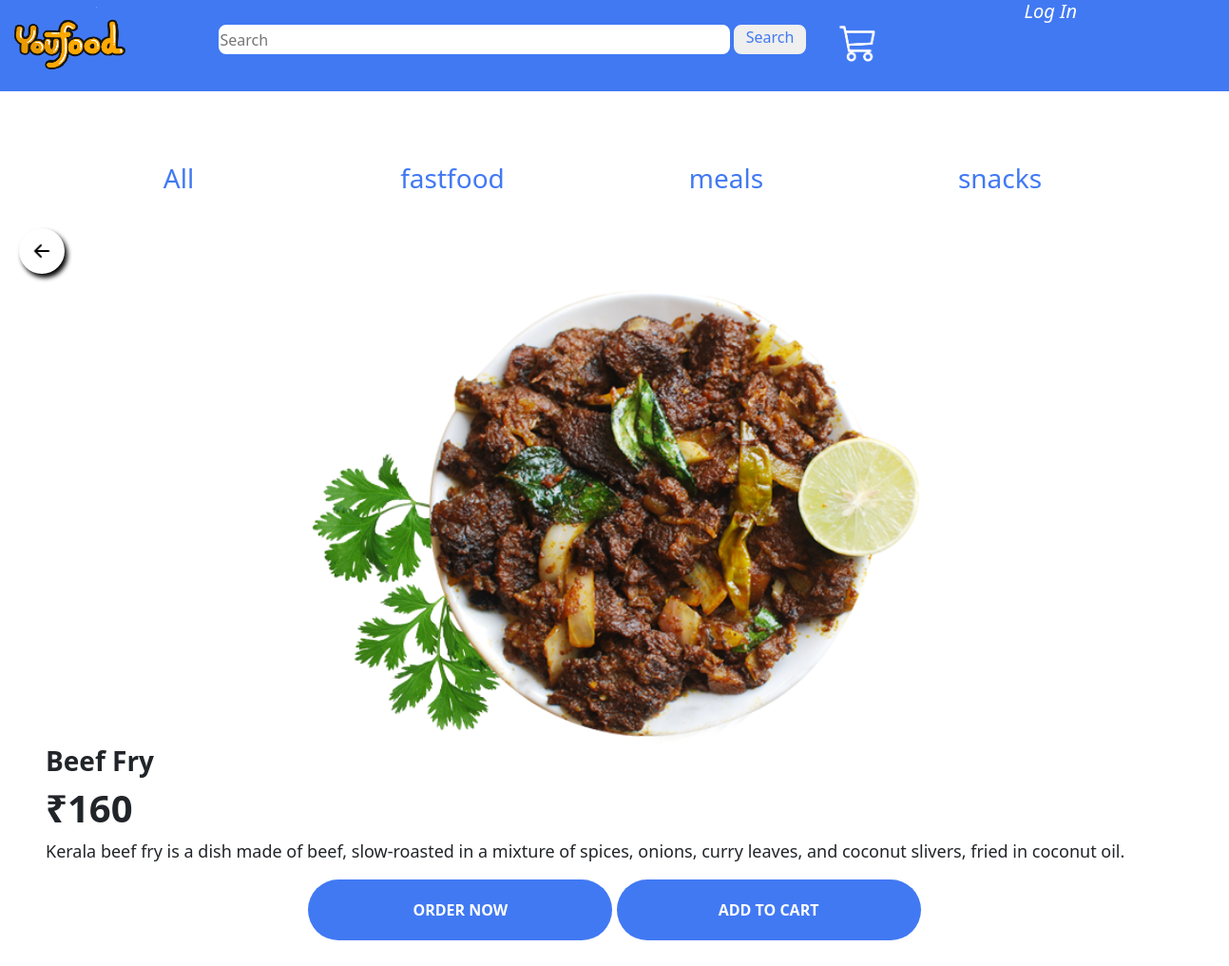
Page /productfun/Beef Fry on the committed database.
### youfood/models.py (models this page shows, shortened)
class category(models.Model):
    name=models.CharField(max_length=15,unique=True)
    image=models.ImageField(upload_to="img/")

class item(models.Model):
    name=models.CharField(max_length=50,unique=True,blank=False)
    image=models.ImageField(upload_to="img/")
    description=models.TextField(max_length=600)
    price=models.IntegerField()
    category=models.ForeignKey(category,on_delete=models.CASCADE)

### youfood/views.py (the view)
# urls.py: path('productfun/<str:productName>',views.productfun,name="productfun"),
def productfun(request,productName):
    category_data=category.objects.all()
    productdata=item.objects.filter(name__iexact=productName)
    return render(request,"product_details.html",{'productdata':productdata,'catdata':category_data})

### templates/product_details.html
{% extends 'index.html' %}
{% load static %}
{% block content %}
{% for p in productdata %}
<button class="back-btn" id="back_btn" onclick="backButton()"><img src="{% static 'img/back_arrow.png' %}" alt="back"></button>
<div class="row">
    <div class="col-lg-12 col-md-12 col-sm-12 col-12 product-container">
        <img class="product-image" src="{{p.image.url}}" alt="product image">
    </div>
</div>
<div class="row">
    <div class="col-lg-12 col-md-12 col-sm-12 col-12 product-details">
        <h3>{{p.name}}</h3>
        <h1>₹{{p.price}}</h1>
        <p>{{p.description}}</p>
    </div>
</div>
<div class="row">
    <div class="col-lg-12 col-md-12 col-sm-12 col-6 product-btn">
        <button>ORDER NOW</button>
        <a href="{% url 'cartadd' newItem=p.id %}"><button>ADD TO CART</button></a>
    </div>
</div>
{% endfor %}
<br>
<br>
{% endblock %}

### templates/index.html (shortened to what this page needs)
{% load static %}
<!doctype html>
<html lang="en">
  <head>
    <link href="https://cdn.jsdelivr.net/npm/bootstrap@5.1.0/dist/css/bootstrap.min.css" rel="stylesheet">
    <link rel="stylesheet" href="{% static 'styles/style.css' %}" type="text/css">
  </head>
  <body>
    <div class="container-fluid">
        <div class="row">
            <div class="col-lg-12 my-banner">
                <div class="row">
                  <div class="col-lg-2 col-md-2 col-sm-2 col-2 p-0">
                    <a href="{% url 'mainfun' %}"><img src="{% static 'img/youfood_icon.png' %}" alt="logo" id="logo"></a>
                  </div>
                  <div class="col-lg-6 col-md-6 col-sm-6 col-6 pt-4">
                    <form class="searchform d-flex" action="searchfun" method="GET">
                      <input type="search" placeholder="Search" name="search">
                      <button type="submit"><span class="search-text">Search</span><span><i><img class="search-icon" src="{% static 'img/search_icon.png' %}" alt=""></i></span></button>
                    </form>
                  </div>
                  <div class="col-lg-2 col-md-2 col-sm-2 col-2">
                    <a href="{% url 'cartshow' %}"><i><img class="cart-icon mt-3" src="{% static 'img/cart.png' %}" alt="cart_icon"></i></a>
                  </div>
                  <div class="col-lg-2 col-md-2 col-sm-2 col-2 p-0">
                    {% if user.is_authenticated %}
                    <table>
                      <tr><td><h6 class="user-icon" style="margin-top: 15px;">Hai {{user.username}}</h6></td></tr>
                      <tr><td><a href="{% url 'logoutfun' %}"><i><h6 class="user-icon">Log Out</h6></i></a></td></tr>
                    </table>
                    {% else %}
                    <a href="{% url 'loginfun' %}"><i><h6 class="user-icon">Log In</h6></i></a>
                    {% endif %}
                  </div>
                </div>
            </div>
        </div>
        <div class="row">
          <div class="col-lg-12 col-md-12 col-sm-12 col-12 category-section">
              <ul>
                <li><a href="{% url 'categoryfun' categoryName='all' %}"><button onclick="categoryButton(this)" class="category-btn"><h3>All</h3></button></a></li>
                {% for c in catdata %}
                <li><a href="{% url 'categoryfun' categoryName=c.name %}"><button onclick="categoryButton(this)" class="category-btn"><h3>{{c.name}}</h3></button></a></li>
                {% endfor %}
              </ul>
              </div>
          </div>
          {% block content %}{% endblock content %}
        </div>
  </body>
</html>

### static/styles/style.css (style rules this page uses)
.my-banner { height: 6rem; background-color: rgb(65, 121, 243); margin: 0px; }
#logo { width: 9rem; height: 8rem; }
.searchform input { width: 600px; height: 35px; border: 2px solid rgb(65, 121, 243); border-radius: 10px; }
.searchform button { width: 80px; height: 35px; border: 2px solid rgb(65, 121, 243); border-radius: 10px; color: rgb(65, 121, 243); }
.cart-icon { width: 4rem; height: 4rem; }
.user-icon { color: white; font-size: 20px; }
.category-btn { width: 10rem; height: 4rem; margin: 4rem; color: rgb(65, 121, 243); background: none; border-radius: 3rem; border: none; }
.category-section { overflow-x: auto; }
.category-section ul { display: flex; list-style-type: none; }
a { text-decoration: none; }
.back-btn img { width: 2rem; height: 2rem; }
.back-btn { border-radius: 70px; width: 3rem; height: 3rem; background: none; box-shadow: 3px 4px 5px; border: none; position: absolute; top: 240px; left: 20px; }
.product-image { height: 30rem; width: 40rem; }
.product-container { text-align: center; }
.product-details { padding-left: 3rem; }
.product-details h3,h1 { font-weight: bold; }
.product-details p { font-size: large; }
.product-btn button { width: 20rem; height: 4rem; background-color: rgb(65, 121, 243); color: white; font-weight: bold; border-radius: 2rem; border: none; }
.product-btn { text-align: center; }

### rows in the picture
category: name "fastfood"
category: name "meals"
category: name "snacks"
item: image (picture), name "Beef Fry", price "160", description "Kerala beef fry is a dish made of beef, slow-roasted in a mixture of spices, onions, curry leaves, and coconut slivers, fried in coconut oil."
